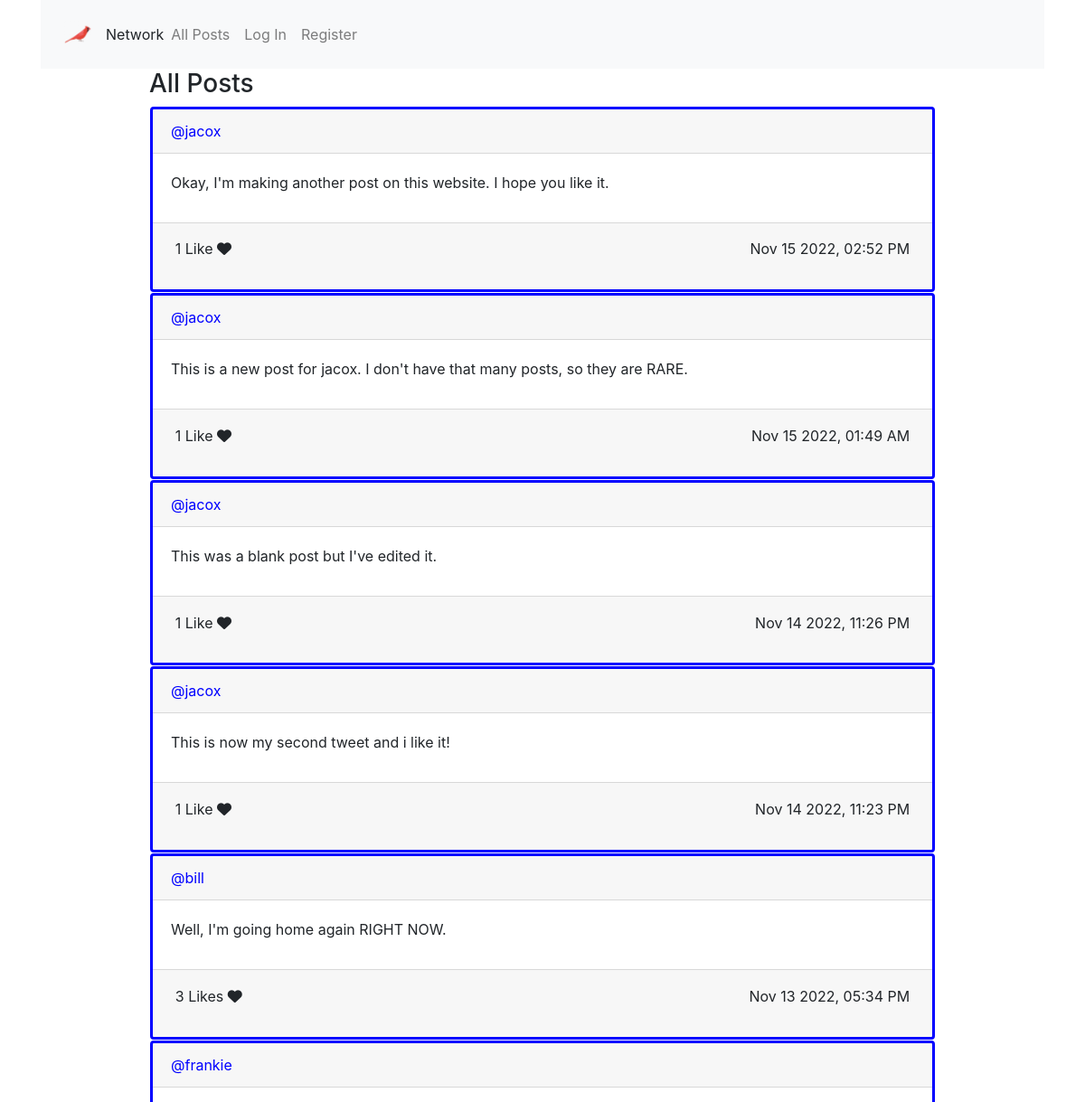
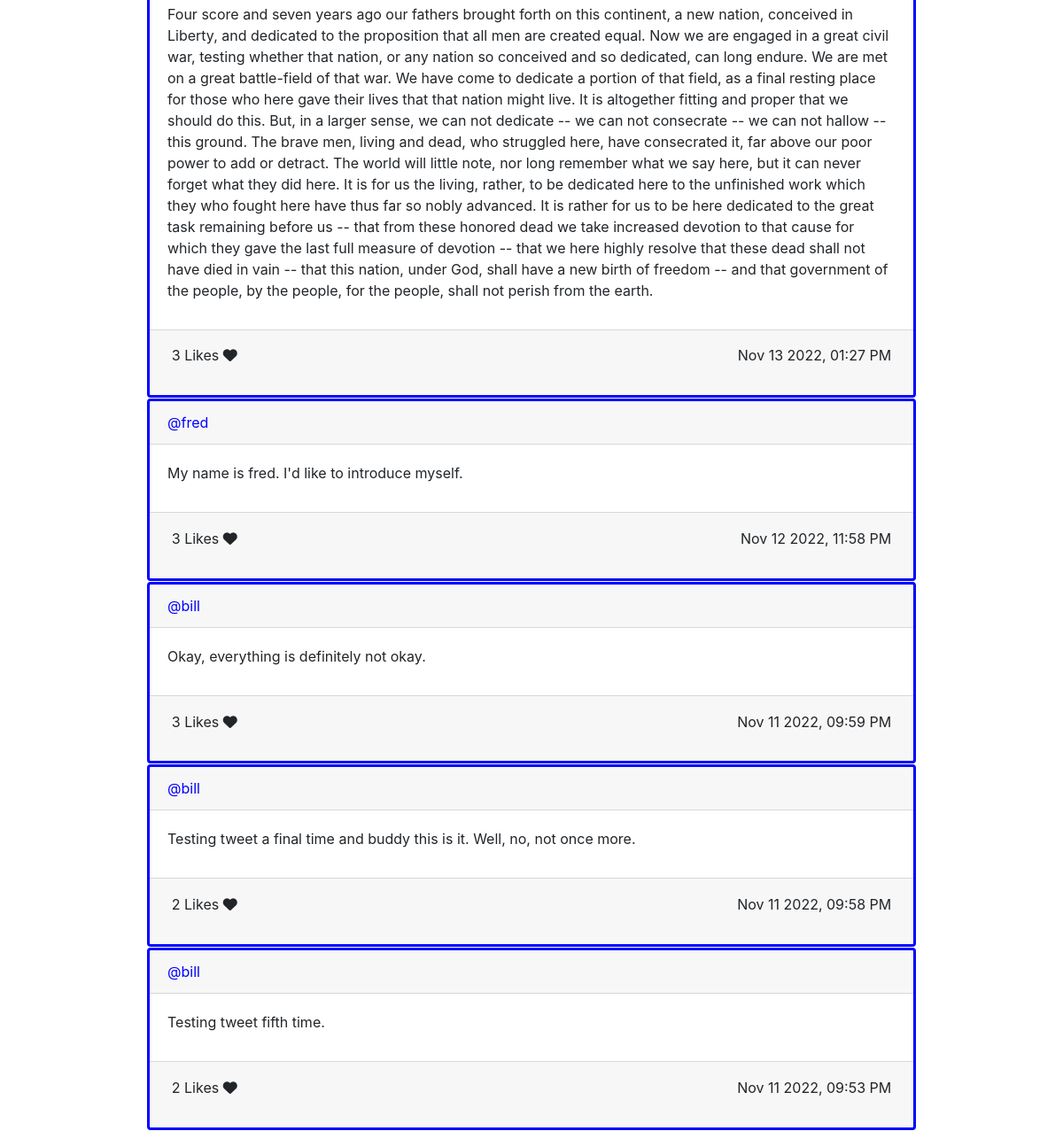
The page / on the database its author committed (2 pictures, top to bottom).
### network/models.py (models this page shows, shortened)
class User(AbstractUser):
    pass

class Tweet(models.Model):
    sender = models.ForeignKey("User", on_delete=models.CASCADE)
    body = models.TextField(blank=True)
    timestamp = models.DateTimeField(auto_now_add=True)
    likes = models.ManyToManyField("User", related_name="userlikes", blank=True)
    def serialize(self):
        return {
            "id": self.id,
            "sender": self.sender.username,
            "body": self.body,
            "timestamp": self.timestamp.strftime("%b %d %Y, %I:%M %p"),
            "likes": [user.username for user in self.likes.all()],
            "likecount": len(self.likes.all())
        }

### network/views.py (the view)
# urls.py: path("", views.index, name="index"),
def index(request, page=1):
    showprofile = False
    listname = "All Posts"
    tweetlist = Tweet.objects.all().order_by("-timestamp")
    paginator = Paginator(tweetlist, per_page=PERPAGE)
    page_object = paginator.get_page(page)
    if request.user.is_authenticated:
        showinput = True
    else:
        showinput = False
    context = {
        "showinput": showinput,
        "showprofile": showprofile,
        "listname": listname,
        "tweetlist": processtweetlist(request, page_object),
        "page": {
            "current": page_object.number,
            "has_next": page_object.has_next(),
            "has_previous": page_object.has_previous()
        },
        "followbutton": "no"
    }
    return render(request, "network/index.html", context)

### network/views.py (called while the page is built)
def processtweetlist(request, tweetlist):
    returnlist = []
    for tweet in tweetlist:
        stweet = tweet.serialize()
        if not request.user.is_authenticated:
            stweet['redheart'] = False
        else:
            stweet['redheart'] = (request.user in tweet.likes.all())
        returnlist.append(stweet)
    return returnlist

### network/templates/network/index.html (shortened to what this page needs)
{% extends "network/layout.html" %}
{% load static %}
{% block body %}
    <div class='container w-75'>
        <div id="tweets-view">
            <h3 id="tweets_title">{{ listname }}</h3>
            <div id="tweets_content">
                {% if tweetlist|length == 0 %}
                    <i>No posts to display</i>
                {% else %}
                    {% for tweet in tweetlist %}
                        <div class='card' id='card{{ forloop.counter0 }}'>
                            <div class='card-header'>
                                @{{ tweet.sender }}
                            </div>
                            <div class='card-body'>
                                <div class='card-title'>
                                    <div class='card-text'>
                                        {{ tweet.body }}
                                    </div>
                                </div>
                            </div>
                            <div class='card-footer'>
                                <table class='table table-sm table-borderless'>
                                    <tbody>
                                        <tr>
                                            <td>
                                                {{ tweet.likecount }}
                                                {% if tweet.likecount == 1 %}
                                                    Like
                                                {% else %}
                                                    Likes
                                                {% endif %}
                                                <i id='heart{{ forloop.counter0 }}' class="fa-solid fa-heart"></i>
                                            </td>
                                            <td id='rj'>
                                                {{ tweet.timestamp }}
                                            </td>
                                        </tr>
                                    </tbody>
                                </table>
                            </div>
                        </div>
                    {% endfor %}
                {% endif %}
            </div>
        </div>
    </div>
{% endblock %}

### network/templates/network/layout.html (shortened to what this page needs)
<!DOCTYPE html>
<html lang="en">
    {% load static %}
    <head>
        <link rel="stylesheet" href="https://stackpath.bootstrapcdn.com/bootstrap/4.4.1/css/bootstrap.min.css">
        <link href="{% static 'network/styles.css' %}" rel="stylesheet">
    </head>
    <body>
        <div class="container">
            <nav class="navbar navbar-expand-lg navbar-light bg-light">
                <img src="{% static 'network/3930813.png' %}"
                <a class="navbar-brand" href="#">Network</a>
                <ul class="navbar-nav mr-auto">
                    <li class="nav-item">
                    <a class="nav-link" id="allposts" href="{% url 'index' %}">All Posts</a>
                    </li>
                    {% if user.is_authenticated %}
                        <li class="nav-item">
                            <a id='followinglink' class="nav-link" href="{% url 'myfollows' %}">Following</a>
                        </li>
                        <li class="nav-item">
                            <a class="nav-link" href="{% url 'logout' %}">Log Out</a>
                        </li>
                    {% else %}
                        <li class="nav-item">
                            <a class="nav-link" href="{% url 'login' %}">Log In</a>
                        </li>
                        <li class="nav-item">
                            <a class="nav-link" href="{% url 'register' %}">Register</a>
                        </li>
                    {% endif %}
                </ul>
            </nav>
        </div>
        {% block body %}{% endblock %}
    </body>
</html>

### network/static/network/styles.css (style rules this page uses)
.card { border: 3px solid blue; margin: 1px; }
#rj { text-align:right; }
.card-header { cursor:pointer; color: blue; }
img { width: 100%; max-width: 30px; margin: 10px; }

### rows shown on the page
User: sender "jacox" "jacox" "jacox" "jacox"
Tweet: body "Okay, I'm making another post on this website. I hope you like it."
Tweet: body "This is a new post for jacox. I don't have that many posts, so they are RARE."
Tweet: body "This was a blank post but I've edited it."
Tweet: body "This is now my second tweet and i like it!"
User: sender "bill" "bill" "bill" "bill"
Tweet: body "Well, I'm going home again RIGHT NOW."
User: sender "frankie"
Tweet: body "Four score and seven years ago our fathers brought forth on this continent, a new nation, conceived in Liberty, and dedicated to the proposition that all men are created equal. Now we are engaged in a great civil war, testing whether that nation, or any nation so conceived and so dedicated, can long endure. We are met on a great battle-field of that war. We have come to dedicate a portion of that field, as a final resting place for those who here gave their lives that that nation might live. It is altogether fitting and proper that we should do this. But, in a larger sense, we can not dedicate -- we can not consecrate -- we can not hallow -- this ground. The brave men, living and dead, who…"
User: sender "fred"
Tweet: body "My name is fred. I'd like to introduce myself."
Tweet: body "Okay, everything is definitely not okay."
Tweet: body "Testing tweet a final time and buddy this is it. Well, no, not once more."
Tweet: body "Testing tweet fifth time."

### other values the page prints
{{ listname }} "All Posts"
{{ tweet.likecount }} "1" "1" "1" "1" "3" "3" "3" "3" "2" "2"
{{ tweet.timestamp }} "Nov 15 2022, 02:52 PM" "Nov 15 2022, 01:49 AM" "Nov 14 2022, 11:26 PM" "Nov 14 2022, 11:23 PM" "Nov 13 2022, 05:34 PM" "Nov 13 2022, 01:27 PM" "Nov 12 2022, 11:58 PM" "Nov 11 2022, 09:59 PM" "Nov 11 2022, 09:58 PM" "Nov 11 2022, 09:53 PM"
